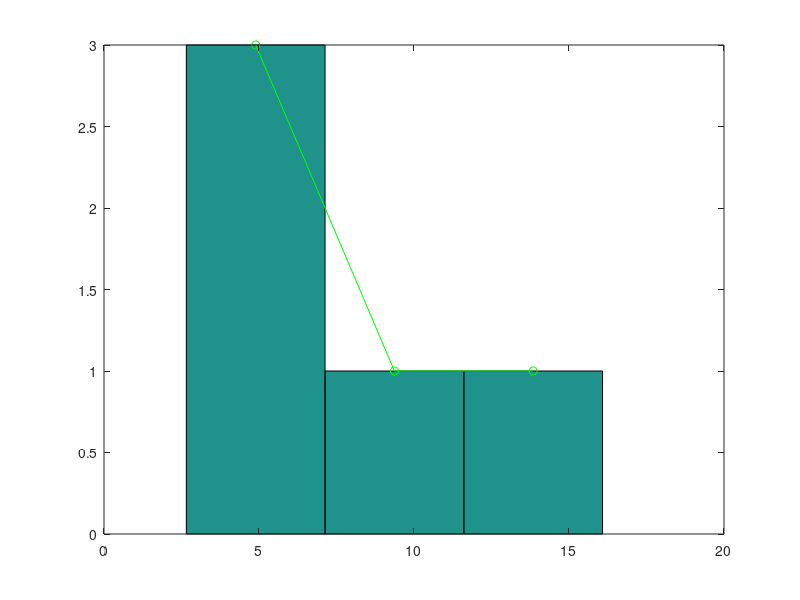

Recreate this plot in MATLAB.
N=input("Dati N: ")
niu=input("Dati niu: ")

#generam random N date(numere) care respecta legea normala de parametri miu si sigma
X=random('exp', niu, [1,N]);
#ordonam crescatorul sirul de N numere generat
X_sorted = sort(X)
#calculam minimul si maximul sirului
X_min=min(X_sorted)
X_max=max(X_sorted)

#n este numarul de clase, vrem sa determinam numarul de clase disjuncte(cu regula lui Sturges)
n=floor(1+10/3*log10(N))
#calculam d(lungimea claselor)
d=(X_max-X_min)/n
#vectorul clase va contine extremitatile claselor(capetele intervalelor)

clase = [];
for i=1:n+1 
  ci = X_min + (i-1)*d;
  clase=[clase, ci];
endfor


#determinam frecventele absolute ale claselor f(=nr de date primare care se gasesc in clasa i) si mijloacele claselor
#folosimpt asta fct hist care returneaza  numarul de elemente(bars) si mijloacele lor
[fi, middle] = hist(X,n);

#Afisam tabelul statistic sistematizat

disp_nr=["Nr."];
disp_clase = ["        Clasa"];
disp_fi=["   Frecventa absoluta"];
disp_middle=["       Mijlocul clasei"];
disp_frel=["Frecventa relativa"];
for i=1:n
  disp_nr = [disp_nr;mat2str(i)];
  disp_clase = [disp_clase;"        [",mat2str(clase(i)),", ", mat2str(clase(i+1)), ")          "];
  disp_fi = [disp_fi;"       ",mat2str(fi(i)),"      "];
  disp_middle=[disp_middle;"      ", mat2str(middle(i)),"      "];
  disp_frel = [disp_frel;mat2str(fi(i)/N)];
endfor
disp_nr 
disp_clase 
disp_fi 
disp_middle 
disp_frel

table = [disp_nr disp_clase disp_fi disp_middle disp_frel]

#reprezentare grafica a histogramei frecventelor absolute
hist(X,n)
hold on;
#poligonul frecventelor absolute
plot(middle,fi,'o-g')

#media aritmetica, geometrica, armonica
arithmetic_mean = mean(X);
fprintf("Media aritmetica este: %d \n",arithmetic_mean)
geometric_mean = geomean(X);
fprintf("Media geometrica este: %d \n",geometric_mean)
harmonic_mean = harmmean(X);
fprintf("Media armonica este: %d \n",harmonic_mean)
#mediana = valoarea care imparte datele statistice ordonate crescator in doua parti egale
X_median = median(X_sorted) 

#calculam modul(mod= orice punct de maxim local al distributiei statistice X(middle1 ... middlen))
#                                                                              f1    ...    fn
i=find(fi==max(fi));
mod = middle(i);
fprintf("Modul este: %d \n",mod)

#calculam cuartilele
fprintf("CUartilele sunt: /n")
Q=prctile(X_sorted)
#dispersia si abaterea standard 
dispersie=var(X);
fprintf("Dispersia este: %d \n",dispersie)
abatere_standard=std(X);
fprintf("Abaterea standard este: %d \n",abatere_standard)

#calculam momentele centrate de ordin 1,2,3,4
m1=moment(X,1);
m2=moment(X,2);
m3=moment(X,3);
m4=moment(X,4);

format short 
fprintf("Momentul de ordin 1: %d \n",m1)
fprintf("Momentul de ordin 2: %d \n",m2)
fprintf("Momentul de ordin 3: %d \n",m3)
fprintf("Momentul de ordin 4: %d \n",m4)